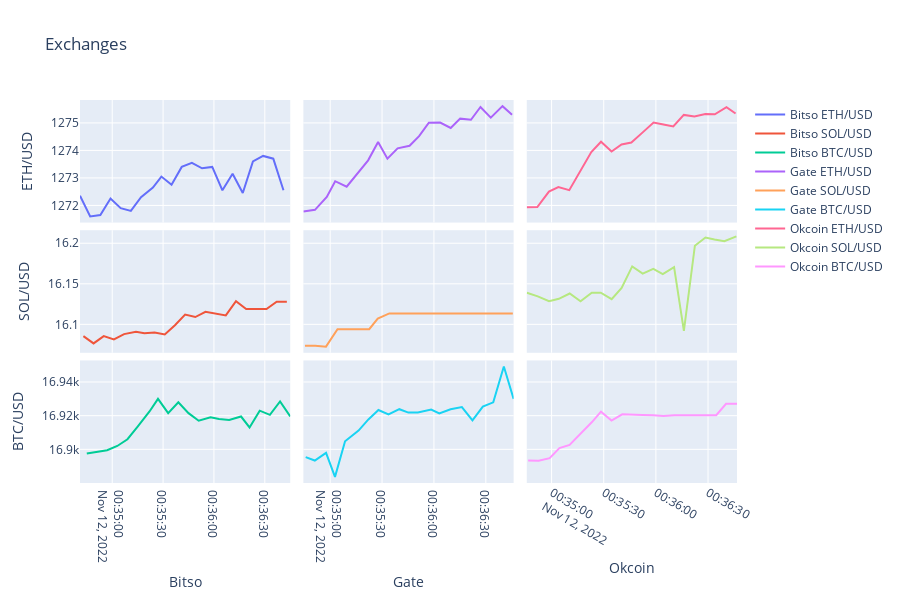

This figure's notebook cell:
### Markdown cell above
Con la tabla de microestructura creada, es posible graficar el comportamiento de cada activo para el intervalo elegido. Para este caso, se graficara los cambios en el **Mid Price** o precio medio para cada uno de los nueve instrumentos.

### Code cell
vs.grafos(mn.me,dt.exchl)
